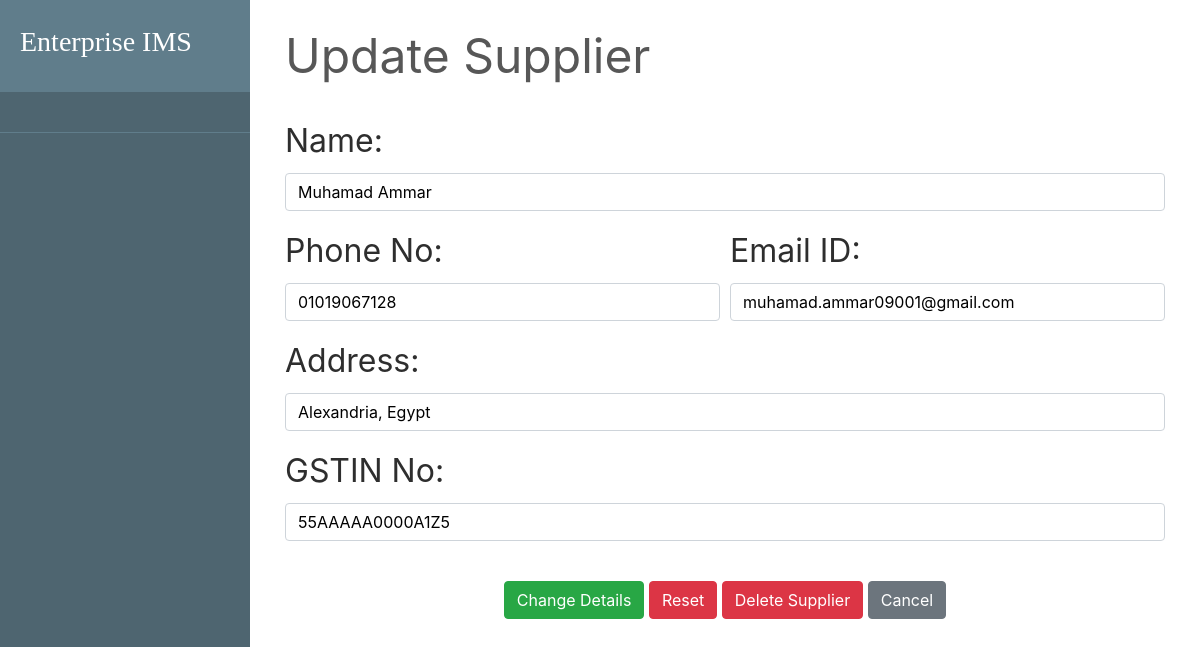
Screenshot of /transaction/update_supplier/527639cf-6c1f-43bc-be39-e2b012917073/ with the database file from the repository.
### transaction/models.py (models this page shows, shortened)
class Supplier(models.Model):
    id = models.UUIDField(primary_key=True, default=uuid.uuid4)
    name = models.CharField(max_length=250)
    phone = models.CharField(max_length=250, unique=True)
    address = models.CharField(max_length=250)
    email = models.EmailField(max_length=254, unique=True)
    gstn = models.CharField(max_length=15, unique=True)
    is_deleted = models.BooleanField(default=False)

### transaction/views.py (the view)
# urls.py: path('update_supplier/<str:pk>/', UpdateSupplier.as_view(), name='update_supplier'),
class UpdateSupplier(SuccessMessageMixin, generic.UpdateView):
    model = Supplier
    form_class = SupplierForm
    success_message = "Supplier updated successfully."
    success_url = '/transaction/supplier_list'
    template_name = 'supplier/update_supplier.html'

### transaction/forms.py
class SupplierForm(forms.ModelForm):
    class Meta:
        model = Supplier
        fields = ('name', 'phone', 'address', 'email', 'gstn')

### transaction/templates/supplier/update_supplier.html (shortened to what this page needs)
{% extends 'base.html' %}
{% load widget_tweaks %}
{% block content %}
      <div class="row">
        <div class="col-md-12">
          <div class="container">
            <div style="color:#575757; font-style: bold; font-size: 3rem; border-bottom: 1px solid white;">Update Supplier</div> <br>
            <form method="post">
                <div class="form-group">
                    <label for="">Name:</label>
                     {% render_field form.name class="textinput form-control" pattern="^[a-zA-Z\s]{1, 50}" title="Name must be between 1 and 50 characters long and can only contain letters and spaces." %}
                </div>
                <div class="form-row">
                    <div class="form-group col-md-6">
                        <label for="">Phone No:</label>
                        {% render_field form.phone class="textinput form-control" maxlength="11" pattern="[0-9]{11}" title="Phone number must be 11 digits long." %}
                    </div>
                    <div class="form-group col-md-6">
                        <label for="{{ form.email.id_for_label }}">Email ID:</label>
                        {% render_field form.email class="textinput form-control"  title="Please enter a valid email address." %}
                    </div>
                </div>
                <div class="form-group">
                    <label for="">Address:</label>
                    {% render_field form.address class="textinput form-control"  title="Please enter a valid address." %}
                </div>
                <div class="form-group">
                    <label for="">GSTIN No:</label>
                    {% render_field form.gstn class="textinput form-control" pattern="[A-Z0-9]{15}" title="GSTIN number must be 15 characters long and can only contain uppercase letters and digits." %}
                </div>
                <br>
                <div class="align-middle">
                    <button type="submit" class="btn btn-success">Change Details</button>
                    <button type="reset" class="btn btn-danger" >Reset</button>
                    <a href="#" class="btn btn-danger"> Delete Supplier </a>
                    <a href="#" class="btn btn-secondary">Cancel</a>
                </div>
            </form>
          </div>
        </div>
        <br>
      </div>
{% endblock content %}

### static/css/main.css (style rules this page uses)
body, html { height: 100%; }
.form-group { color: white; }
label { color: rgb(46, 46, 46); font-size: 2rem; }
a { color: #55b159; }
.align-middle { text-align: center; }
.textinput { background-color: #ffffff; color: black; }

### rows the page displays
Supplier: name "Muhamad Ammar", phone "01019067128", email "muhamad.ammar09001@gmail.com", address "Alexandria, Egypt", gstn "55AAAAA0000A1Z5"
